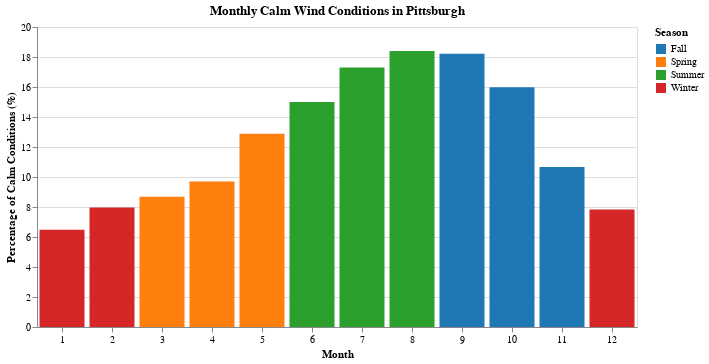

Here is the notebook cell this chart was saved with:
### Markdown cell above
## Conditions Analysis
Examining when Pittsburgh experiences low or high wind conditions.

### Code cell
# Question 3: How do calm conditions vary throughout the year?

# Analyze calm percentage data and wind speed distributions
calm_analysis = df.groupby(['Month', 'Season']).agg({
    'HLY-WIND-PCTCLM': 'mean',  # Percentage of calm conditions
    'HLY-WIND-AVGSPD': ['mean', 'std', 'min', 'max']
}).reset_index()

# Flatten column names
calm_analysis.columns = ['Month', 'Season', 'Calm_Percentage', 'Avg_Speed_Mean', 
                        'Avg_Speed_Std', 'Avg_Speed_Min', 'Avg_Speed_Max']

# Add month names
calm_analysis['Month_Name'] = calm_analysis['Month'].map({
    1: 'Jan', 2: 'Feb', 3: 'Mar', 4: 'Apr', 5: 'May', 6: 'Jun',
    7: 'Jul', 8: 'Aug', 9: 'Sep', 10: 'Oct', 11: 'Nov', 12: 'Dec'
})

# Create calm conditions chart
calm_chart = alt.Chart(calm_analysis).mark_bar().encode(
    x=alt.X('Month:O', axis=alt.Axis(labelAngle=0)),
    y=alt.Y('Calm_Percentage:Q', title='Percentage of Calm Conditions (%)'),
    color=alt.Color('Season:N', scale=alt.Scale(scheme='category10')),
    tooltip=['Month_Name:N', 'Season:N', 'Calm_Percentage:Q', 'Avg_Speed_Mean:Q']
).properties(
    width=600,
    height=300,
    title='Monthly Calm Wind Conditions in Pittsburgh'
)

calm_chart

### Figure 1 — Vega-Lite specification as saved in the notebook (floating-point values rounded to 4 significant figures)
{"config": {"view": {"continuousWidth": 300, "continuousHeight": 300}}, "data": {"name": "data-8bffc31713bf1d09f99227587f45fa72"}, "mark": {"type": "bar"}, "encoding": {"color": {"field": "Season", "scale": {"scheme": "category10"}, "type": "nominal"}, "tooltip": [{"field": "Month_Name", "type": "nominal"}, {"field": "Season", "type": "nominal"}, {"field": "Calm_Percentage", "type": "quantitative"}, {"field": "Avg_Speed_Mean", "type": "quantitative"}], "x": {"axis": {"labelAngle": 0}, "field": "Month", "type": "ordinal"}, "y": {"field": "Calm_Percentage", "title": "Percentage of Calm Conditions (%)", "type": "quantitative"}}, "height": 300, "title": "Monthly Calm Wind Conditions in Pittsburgh", "width": 600, "$schema": "https://vega.github.io/schema/vega-lite/v5.20.1.json", "datasets": {"data-8bffc31713bf1d09f99227587f45fa72": [{"Month": 1, "Season": "Winter", "Calm_Percentage": 6.476, "Avg_Speed_Mean": 9.627, "Avg_Speed_Std": 1.294, "Avg_Speed_Min": 7.9, "Avg_Speed_Max": 12.2, "Month_Name": "Jan"}, {"Month": 2, "Season": "Winter", "Calm_Percentage": 7.973, "Avg_Speed_Mean": 9.409, "Avg_Speed_Std": 1.459, "Avg_Speed_Min": 7.5, "Avg_Speed_Max": 12.5, "Month_Name": "Feb"}, {"Month": 3, "Season": "Spring", "Calm_Percentage": 8.678, "Avg_Speed_Mean": 9.557, "Avg_Speed_Std": 1.884, "Avg_Speed_Min": 6.9, "Avg_Speed_Max": 13.0, "Month_Name": "Mar"}, {"Month": 4, "Season": "Spring", "Calm_Percentage": 9.708, "Avg_Speed_Mean": 9.283, "Avg_Speed_Std": 2.285, "Avg_Speed_Min": 5.5, "Avg_Speed_Max": 13.3, "Month_Name": "Apr"}, {"Month": 5, "Season": "Spring", "Calm_Percentage": 12.88, "Avg_Speed_Mean": 7.917, "Avg_Speed_Std": 2.249, "Avg_Speed_Min": 4.6, "Avg_Speed_Max": 11.6, "Month_Name": "May"}, {"Month": 6, "Season": "Summer", "Calm_Percentage": 15.0, "Avg_Speed_Mean": 7.05, "Avg_Speed_Std": 2.246, "Avg_Speed_Min": 3.8, "Avg_Speed_Max": 10.7, "Month_Name": "Jun"}, {"Month": 7, "Season": "Summer", "Calm_Percentage": 17.3, "Avg_Speed_Mean": 6.505, "Avg_Speed_Std": 2.256, "Avg_Speed_Min": 3.6, "Avg_Speed_Max": 10.1, "Month_Name": "Jul"}, {"Month": 8, "Season": "Summer", "Calm_Percentage": 18.4, "Avg_Speed_Mean": 6.161, "Avg_Speed_Std": 2.008, "Avg_Speed_Min": 3.4, "Avg_Speed_Max": 9.3, "Month_Name": "Aug"}, {"Month": 9, "Season": "Fall", "Calm_Percentage": 18.22, "Avg_Speed_Mean": 6.582, "Avg_Speed_Std": 2.026, "Avg_Speed_Min": 3.7, "Avg_Speed_Max": 10.5, "Month_Name": "Sep"}, {"Month": 10, "Season": "Fall", "Calm_Percentage": 15.98, "Avg_Speed_Mean": 7.364, "Avg_Speed_Std": 2.008, "Avg_Speed_Min": 4.8, "Avg_Speed_Max": 11.1, "Month_Name": "Oct"}, {"Month": 11, "Season": "Fall", "Calm_Percentage": 10.67, "Avg_Speed_Mean": 8.578, "Avg_Speed_Std": 1.554, "Avg_Speed_Min": 5.8, "Avg_Speed_Max": 11.6, "Month_Name": "Nov"}, {"Month": 12, "Season": "Winter", "Calm_Percentage": 7.833, "Avg_Speed_Mean": 9.147, "Avg_Speed_Std": 1.197, "Avg_Speed_Min": 7.5, "Avg_Speed_Max": 11.6, "Month_Name": "Dec"}]}}
